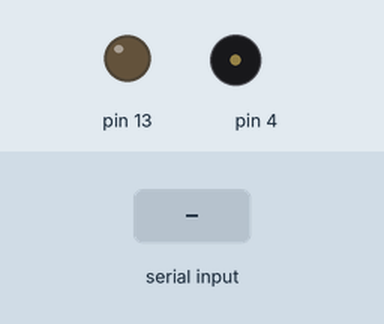
This sketch was run on a simulated Arduino Uno, built with avr-gcc and run on an emulated ATmega328P. On the bench: output pins drawn as LEDs (lit = HIGH), buzzer (waves = sounding). Inputs (shaded band) come from the test bench.

Above: at 1.2 s.
1.3 s: "1" received over Serial
At 2.4 s:
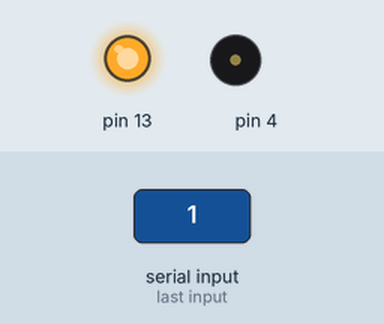
2.8 s: "4" received over Serial
At 3.5 s:
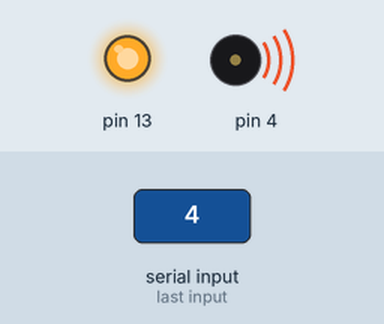
Timing chart, 0 to 7.8 s (numbered marks = the images above; inputs shaded):
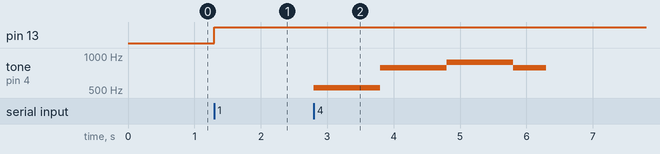

Measured:
- after the input at 1.3 s, pin 13: LOW → HIGH at once
- after the input at 2.8 s, tone on pin 4: plays 523 Hz for 1.0 s, 783 Hz for 1.0 s, 880 Hz for 1.0 s, 783 Hz for 0.50 s, starting at once

The sketch:

sketch_oct8a.ino
```cpp
void setup() {
  // 핀 모드 설정: 핀 13과 핀 4를 출력 모드로 설정
  pinMode(13, OUTPUT);
  pinMode(4, OUTPUT);

  // 시리얼 통신 초기화: 9600 보드 속도로 시리얼 통신을 시작합니다.
  Serial.begin(9600);
}

void loop() {
  // 시리얼 버퍼에 데이터가 있는지 확인
  if (Serial.available() > 0) {
    // 시리얼에서 문자 하나를 읽음
    char v = Serial.read();

    // 만약 읽은 문자가 '1'이면, 핀 13을 HIGH로 설정하여 LED를 켭니다.
    if (v == '1') digitalWrite(13, HIGH);

    // 만약 읽은 문자가 '0'이면, 핀 13을 LOW로 설정하여 LED를 끕니다.
    if (v == '0') digitalWrite(13, LOW);

    // 만약 읽은 문자가 '4'이면, 핀 4에 연결된 부저를 사용하여 멜로디를 연주합니다.
    if (v == '4') {
      // 다양한 음계와 지연을 사용하여 멜로디를 연주합니다.
      tone(4, 523, 500); // 라(523 Hz)를 0.5초 동안 연주
      delay(500); // 0.5초 일시 정지

      tone(4, 523, 500); // 라(523 Hz)를 0.5초 동안 연주
      delay(500); // 0.5초 일시 정지

      tone(4, 783, 500); // 솔(783 Hz)를 0.5초 동안 연주
      delay(500); // 0.5초 일시 정지

      tone(4, 783, 500); // 솔(783 Hz)를 0.5초 동안 연주
      delay(500); // 0.5초 일시 정지

      tone(4, 880, 500); // 라#(880 Hz)를 0.5초 동안 연주
      delay(500); // 0.5초 일시 정지

      tone(4, 880, 500); // 라#(880 Hz)를 0.5초 동안 연주
      delay(500); // 0.5초 일시 정지

      tone(4, 783, 500); // 솔(783 Hz)를 0.5초 동안 연주
      delay(500); // 0.5초 일시 정지
    }
  }
}
```
